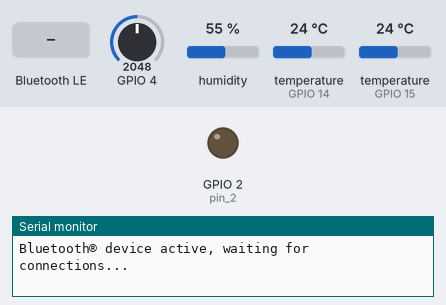
A program run on a simulated ESP32. Parts: output pins drawn as LEDs (lit = HIGH), the last lines printed to the serial monitor. Dashed ring = blinking. The test bench sets the inputs (shaded band); at power-on: GPIO 4 = 2048, humidity 55 %, temperature (sensors on GPIO 14, GPIO 15) 24 °C. Nothing arrives over Bluetooth unless stated; a phone connects over Bluetooth LE 3 s after start.

Above: at 1.2 s.
1.3 s: Bluetooth LE write "1" received
At 3.31 s:
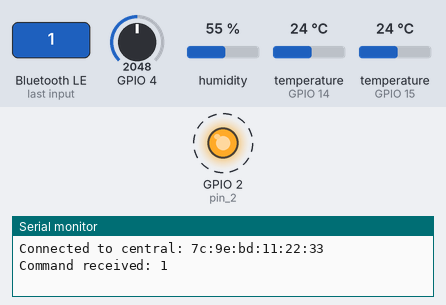
At 4.5 s:
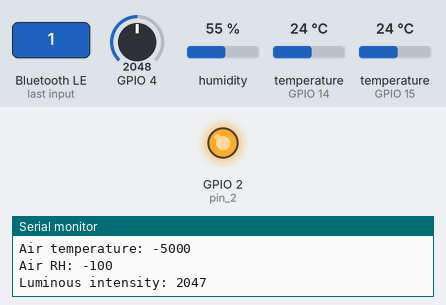
Timing chart, 0 to 6.0 s (numbered marks = the images above; inputs shaded):
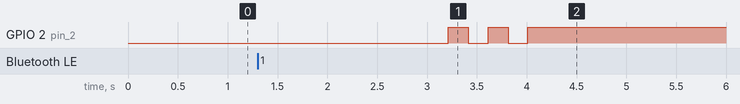

The program:

main.cpp
```cpp
#include <Arduino.h>
#include <ArduinoBLE.h>
#include "FkDsTemp.h"
#include "FkDHT.h"
#include "FkAnalog.h"
#include "utils.h"

#define DEBUG

//2575734d-9d0a-4bdd-a05a-fdbc29031fd3
#define BLE_UUID(val) ("2575734d-" val "-4bdd-a05a-fdbc29031fd3")
#define TRANSMIT_DELAY 1000
#define BODY_COLOR COLOR_PASTEL_WATERMELON

BLEService waterTemperatureService (BLE_UUID("0000"));
BLEShortCharacteristic waterTemperatureCharacteristic("2A6E", BLERead | BLENotify);

BLEService airTemperatureService (BLE_UUID("0001"));
BLEShortCharacteristic airTemperatureCharacteristic("2A6E", BLERead | BLENotify);

BLEService airHumidityService (BLE_UUID("0002"));
BLEShortCharacteristic airHumidityCharacteristic("2A6F", BLERead | BLENotify);

BLEService luminousIntensityService (BLE_UUID("0003"));
BLEUnsignedShortCharacteristic luminousIntensityCharacteristic("2B01", BLERead | BLENotify);

BLEService commandService (BLE_UUID("0004"));
BLEByteCharacteristic commandCharacteristic(BLE_UUID("0104"), BLEWrite | BLERead);

FkDsTemp ds(GPIO_NUM_15);
FkDHT dht(GPIO_NUM_14); //GPIO_NUM_16
FkAnalog analogSensor(GPIO_NUM_4);

//lumen
const uint16_t LUMEN_LOW_MV = 0;
const uint16_t LUMEN_HIGH_MV = 4095;

String name = "MoBio_FieldKit-";
unsigned long previousMillis;
int16_t waterTempOld = INT16_MIN;
int16_t airTempOld = INT16_MIN;
int16_t airRHOld = INT16_MIN;
int16_t lumenOld = INT16_MIN;


void resetCharacteristics(){
  waterTemperatureCharacteristic.writeValue(INT16_MIN);
  airTemperatureCharacteristic.writeValue(INT16_MIN);
  airHumidityCharacteristic.writeValue(INT16_MIN);
  luminousIntensityCharacteristic.writeValue(INT16_MIN);
}

void resetValues(){
  waterTempOld = INT16_MIN;
  airTempOld = INT16_MIN;
  airRHOld = INT16_MIN;
  lumenOld = INT16_MIN;
}

void blinkLED(){
  digitalWrite(LED_BUILTIN, LOW);
  delay(200);
  digitalWrite(LED_BUILTIN, HIGH);
  delay(200);
  digitalWrite(LED_BUILTIN, LOW);
  delay(200);
  digitalWrite(LED_BUILTIN, HIGH);
  delay(200);
  digitalWrite(LED_BUILTIN, LOW);
  delay(200);
  digitalWrite(LED_BUILTIN, HIGH);
}

void readWrittenCharacteristics() {
  // command
  if (commandCharacteristic.written()) {
#ifdef DEBUG
    Serial.print("Command received: ");
    Serial.println(commandCharacteristic.value());
#endif
    if (commandCharacteristic.value() == 1) {  // blink cmd
      blinkLED(); // will turn the LED on
    }
  }
}

void updateSubscribedCharacteristics() {
  // water temp
  float floatWaterTemp = ds.read();
  int16_t waterTemp = (int16_t)(floatWaterTemp*100);
  if (waterTemp != waterTempOld) {
#ifdef DEBUG
    Serial.print("Water temperature: ");
    Serial.println(waterTemp);
#endif
    waterTemperatureCharacteristic.writeValue(waterTemp);
    waterTempOld = waterTemp;
  }
  // dht
  FkDHT_response_t dhtResponse = dht.read();

  int16_t airTemp = (int16_t)(dhtResponse.temperature*100);
  if (airTemp != airTempOld) {
#ifdef DEBUG
    Serial.print("Air temperature: ");
    Serial.println(airTemp);
#endif
    airTemperatureCharacteristic.writeValue(airTemp);
    airTempOld = airTemp;
  }

  int16_t airRH = (int16_t)(dhtResponse.humidity*100);
  if (airRH != airRHOld) {
#ifdef DEBUG
    Serial.print("Air RH: ");
    Serial.println(airRH);
#endif
    airHumidityCharacteristic.writeValue(airRH);
    airRHOld = airRH;
  }

  // luminous intensity
  uint32_t mVRaw = analogSensor.readRaw();
  uint16_t lumen = (uint16_t)map(
    analogSensor.VALUE_MAX - mVRaw,
    0,
    analogSensor.VALUE_MAX,
    LUMEN_LOW_MV,
    LUMEN_HIGH_MV
  );
  if (lumen != lumenOld) {
#ifdef DEBUG
    Serial.print("Luminous intensity: ");
    Serial.println(lumen);
#endif
    luminousIntensityCharacteristic.writeValue(lumen);
    lumenOld = lumen;
  }
}

void setup(){
#ifdef DEBUG
    Serial.begin(9600);
    while (!Serial){
      sleep(1);
    }
    Serial.println("Begin");
#endif
  // begin initialization
  if (!BLE.begin()) {
#ifdef DEBUG
    Serial.println("starting BLE failed!");
#endif
    while (1);
  }

  // name+=(char)BODY_COLOR[0];
  // name+=(char)BODY_COLOR[1];
  // name+=(char)BODY_COLOR[2];

  String address = BLE.address();
  address.toUpperCase();
  name += address[address.length() - 5];
  name += address[address.length() - 4];
  name += address[address.length() - 2];
  name += address[address.length() - 1];
#ifdef DEBUG
  Serial.print("Device full name: ");
  Serial.print(name);
  Serial.print(", address = ");
  Serial.println(address);
#endif
  BLE.setLocalName(name.c_str());
  BLE.setDeviceName(name.c_str());

  // water temperature
  BLE.setAdvertisedService(waterTemperatureService);
  waterTemperatureService.addCharacteristic(waterTemperatureCharacteristic);
  BLE.addService(waterTemperatureService);

  //air temperature
  BLE.setAdvertisedService(airTemperatureService);
  airTemperatureService.addCharacteristic(airTemperatureCharacteristic);
  BLE.addService(airTemperatureService);

  //air humidity
  BLE.setAdvertisedService(airHumidityService);
  airHumidityService.addCharacteristic(airHumidityCharacteristic);
  BLE.addService(airHumidityService);

  //luminous intensity
  BLE.setAdvertisedService(luminousIntensityService);
  luminousIntensityService.addCharacteristic(luminousIntensityCharacteristic);
  BLE.addService(luminousIntensityService);

  //command
  BLE.setAdvertisedService(commandService);
  commandService.addCharacteristic(commandCharacteristic);
  BLE.addService(commandService);

  resetCharacteristics();


  BLE.setAppearance(0x015);
  BLE.advertise();

  pinMode(LED_BUILTIN, OUTPUT); // pin 2

#ifdef DEBUG
  Serial.println("Bluetooth® device active, waiting for connections...");
#endif
}

void loop(){
  BLEDevice central = BLE.central();

  if (central) {
#ifdef DEBUG
    Serial.print("Connected to central: ");
    Serial.println(central.address());
#endif
    // turn on the LED to indicate the connection:
    digitalWrite(LED_BUILTIN, HIGH);
    while (central.connected()) {
      unsigned long currentMillis = millis();
      readWrittenCharacteristics();
      // if 200ms have passed, check the battery level:
      if (currentMillis - previousMillis >= TRANSMIT_DELAY) {
        previousMillis = currentMillis;
        updateSubscribedCharacteristics();
      }
    }
    // when the central disconnects, turn off the LED:
    digitalWrite(LED_BUILTIN, LOW);
    resetValues();
#ifdef DEBUG
    Serial.print("Disconnected from central: ");
    Serial.println(central.address());
#endif
  }
}
```

FkAnalog.h
```cpp
#ifndef FkAnalog_h
#define FkAnalog_h
#include <Arduino.h>

#define FK_ANALOG_LIGHT_SAMPLES 10
#define FK_ANALOG_LIGHT_SAMPLE_DELAY 10

class FkAnalog
{
  private:
    const uint8_t analogPin;
    uint32_t buffer[FK_ANALOG_LIGHT_SAMPLES] = {};
  public:
    const uint16_t VALUE_MAX =  3300;
    FkAnalog(uint8_t pin):analogPin(pin) {
      pinMode(analogPin, ANALOG);
    }

    uint32_t readRaw(){
      uint32_t rawValue = analogReadMilliVolts(analogPin);
      uint32_t averageRawValue = 0;
      for (size_t i = 0; i < FK_ANALOG_LIGHT_SAMPLES; i++)
      {
        buffer[i] = rawValue;
        averageRawValue += rawValue;
        delay(FK_ANALOG_LIGHT_SAMPLE_DELAY);
      }
      averageRawValue /=  FK_ANALOG_LIGHT_SAMPLES;
      return averageRawValue;
    }
};

#endif
```

FkDHT.h
```cpp
#ifndef FkDHT_h
#define FkDHT_h
#include <Arduino.h>
#include <Adafruit_Sensor.h>
#include <DHT.h>
#include <DHT_U.h>

//#define FK_DHTDEBUG
#define FK_DHTTYPE DHT11

typedef struct FkDHT_response
{
  float temperature;
  float humidity;
}__attribute__((packed)) FkDHT_response_t;


class FkDHT
{
  private:
    //resolution 9, delay 750
    const uint32_t delayMS = 5000;
    DHT_Unified dht;
    unsigned long lastMillis;
    FkDHT_response_t lastResponse = {-50,-1};
  public:
    FkDHT(uint8_t pin): dht(pin, FK_DHTTYPE) {
      dht.begin();
#ifdef FK_DHTDEBUG
      sensor_t sensor;
      dht.temperature().getSensor(&sensor);
      Serial.println(F("------------------------------------"));
      Serial.println(F("Temperature Sensor"));
      Serial.print  (F("Sensor Type: ")); Serial.println(sensor.name);
      Serial.print  (F("Driver Ver:  ")); Serial.println(sensor.version);
      Serial.print  (F("Unique ID:   ")); Serial.println(sensor.sensor_id);
      Serial.print  (F("Max Value:   ")); Serial.print(sensor.max_value); Serial.println(F("°C"));
      Serial.print  (F("Min Value:   ")); Serial.print(sensor.min_value); Serial.println(F("°C"));
      Serial.print  (F("Resolution:  ")); Serial.print(sensor.resolution); Serial.println(F("°C"));
      Serial.println(F("------------------------------------"));
      // Print humidity sensor details.
      dht.humidity().getSensor(&sensor);
      Serial.println(F("Humidity Sensor"));
      Serial.print  (F("Sensor Type: ")); Serial.println(sensor.name);
      Serial.print  (F("Driver Ver:  ")); Serial.println(sensor.version);
      Serial.print  (F("Unique ID:   ")); Serial.println(sensor.sensor_id);
      Serial.print  (F("Max Value:   ")); Serial.print(sensor.max_value); Serial.println(F("%"));
      Serial.print  (F("Min Value:   ")); Serial.print(sensor.min_value); Serial.println(F("%"));
      Serial.print  (F("Resolution:  ")); Serial.print(sensor.resolution); Serial.println(F("%"));
      Serial.println(F("------------------------------------"));
#endif
    }

    FkDHT_response_t read(){
      unsigned long currentMillis = millis();
      if(currentMillis-lastMillis<delayMS){
#ifdef FK_DHTDEBUG
        Serial.println("Returning last response.");
#endif
        return lastResponse;
      }
      lastMillis = currentMillis;
      sensors_event_t event;
      float temperature = -50;
      float humidity = -1;
      dht.temperature().getEvent(&event);
      if (!isnan(event.temperature)) {
        temperature = event.temperature;
      } else {
#ifdef FK_DHTDEBUG
        Serial.println("Temperature is NaN");
#endif
      }


      dht.humidity().getEvent(&event);
      if (!isnan(event.relative_humidity)) {
        humidity = event.relative_humidity;
      } else {
#ifdef FK_DHTDEBUG
        Serial.println("Humidity is NaN");
#endif
      }
      lastResponse = {
        temperature,
        humidity
      };
      return lastResponse;
    }
};

#endif
```

FkDsTemp.h
```cpp
#ifndef FkDsTemp_h
#define FkDsTemp_h
#include <Arduino.h>
#include <OneWire.h>
#include <DallasTemperature.h>

class FkDsTemp
{
  private:
    //resolution 9, delay 750
    const unsigned long DELAY = 750 / (1 << (12 - 9));
    OneWire ds;
    DallasTemperature sensors;
  public:
    FkDsTemp(uint8_t pin) {
      ds = OneWire(pin);
      sensors = DallasTemperature(&ds);
    }

    float read(){
      unsigned long start = millis();
      start = millis();
      sensors.setWaitForConversion(false);  // makes it async
      sensors.requestTemperatures();
      sensors.setWaitForConversion(true);

      unsigned long dur = millis() - start;
      if (dur < DELAY) {
        delay(DELAY-dur);
      }
      return sensors.getTempCByIndex(0);
    }
};

#endif
```

utils.h
```cpp
#ifndef utils_h
#define utils_h
#include <Arduino.h>


void printBytes(const uint8_t* addr, uint8_t count, bool newline=false) {
  for (uint8_t i = 0; i < count; i++) {
    Serial.print(addr[i]>>4, HEX);
    Serial.print(addr[i]&0x0f, HEX);
  }
  if (newline)
    Serial.println();
}

const byte COLOR_PASTEL_WATERMELON[] = {255,88,135};
const byte COLOR_AVOCADO[] = {192,177,0};

#endif
```

Measured:
- by itself, GPIO 2 (pin_2): alternates HIGH for 0.20 s and LOW for 0.20 s, 5 changes in all, then stays HIGH
